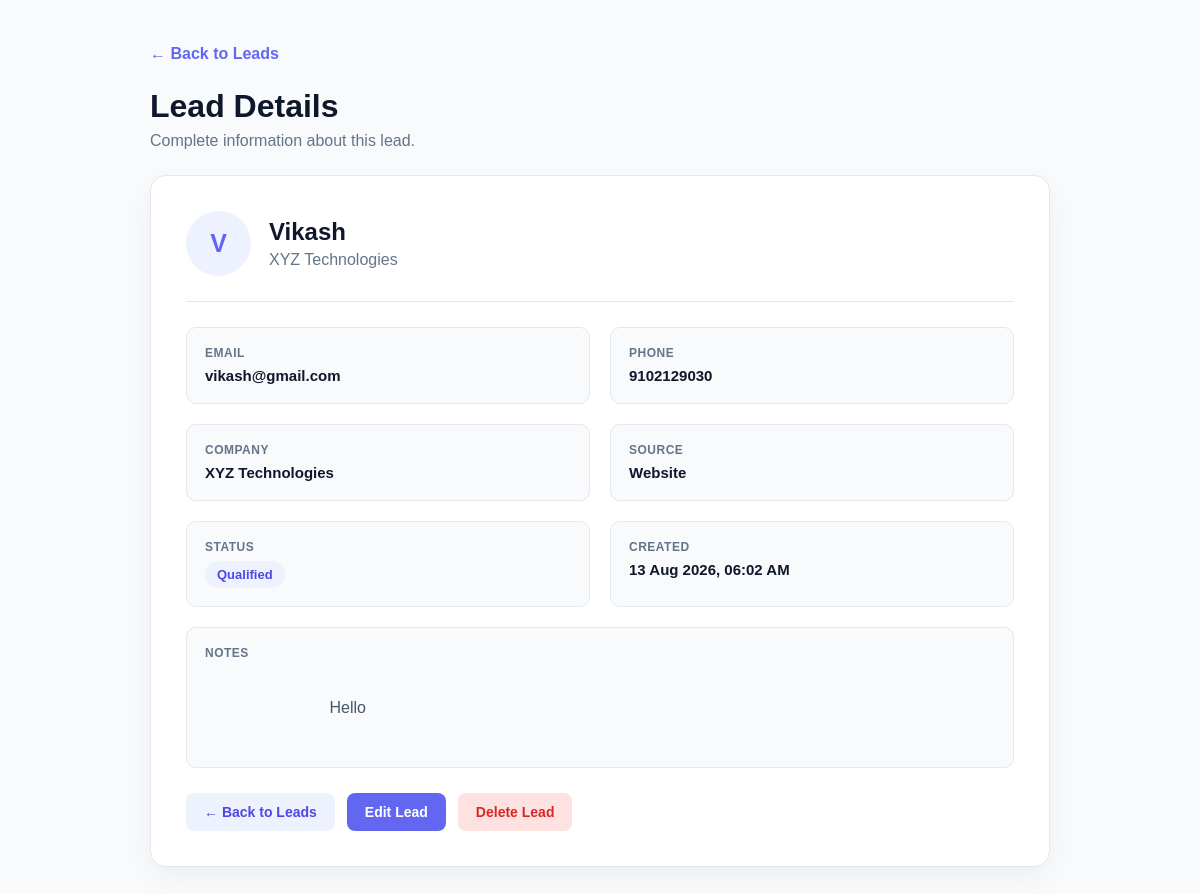
The app's page /leads/7/ with its own data.
### crm/models.py (models this page shows, shortened)
class Lead(models.Model):
    STATUS_CHOICES = [
        ("New", "New"),
        ("Contacted", "Contacted"),
        ("Qualified", "Qualified"),
        ("Converted", "Converted"),
        ("Lost", "Lost"),
    ]
    name = models.CharField(max_length=100)
    email = models.EmailField()
    phone = models.CharField(max_length=20)
    company = models.CharField(
        max_length=100,
        blank=True
    )
    source = models.CharField(
        max_length=100,
        blank=True
    )
    status = models.CharField(
        max_length=20,
        choices=STATUS_CHOICES,
        default="New"
    )
    notes = models.TextField(
        blank=True
    )
    created_at = models.DateTimeField(
        auto_now_add=True
    )

### crm/views.py (the view)
def lead_detail(request, id):
    lead = Lead.objects.get(id=id)
    return render(
        request,
        "crm/lead_detail.html",
        {"lead": lead}
    )

### crm/templates/crm/lead_detail.html (shortened to what this page needs)
<!DOCTYPE html>
<html lang="en">
<head>
</head>
<body>
    <main class="container">
        <div class="page">
            <a
                href="{% url 'lead_list' %}"
                class="back"
            >
                ← Back to Leads
            </a>
            <div class="header">
                <h1>Lead Details</h1>
                <p>
                    Complete information about this lead.
                </p>
            </div>
            <div class="detail-card">
                <div class="profile">
                    <div class="avatar">
                        {{ lead.name|first|upper }}
                    </div>
                    <div>
                        <h2>
                            {{ lead.name }}
                        </h2>
                        <p>
                            {{ lead.company|default:"No company" }}
                        </p>
                    </div>
                </div>
                <div class="details">
                    <div class="detail-item">
                        <small>
                            Email
                        </small>
                        <strong>
                            {{ lead.email }}
                        </strong>
                    </div>
                    <div class="detail-item">
                        <small>
                            Phone
                        </small>
                        <strong>
                            {{ lead.phone }}
                        </strong>
                    </div>
                    <div class="detail-item">
                        <small>
                            Company
                        </small>
                        <strong>
                            {{ lead.company|default:"No company" }}
                        </strong>
                    </div>
                    <div class="detail-item">
                        <small>
                            Source
                        </small>
                        <strong>
                            {{ lead.source|default:"Not specified" }}
                        </strong>
                    </div>
                    <div class="detail-item">
                        <small>
                            Status
                        </small>
                        <span class="status">
                            {{ lead.get_status_display }}
                        </span>
                    </div>
                    <div class="detail-item">
                        <small>
                            Created
                        </small>
                        <strong>
                            {{ lead.created_at|date:"d M Y, h:i A" }}
                        </strong>
                    </div>
                    <div class="detail-item full">
                        <small>
                            Notes
                        </small>
                        <div class="notes">
                            {{ lead.notes|default:"No notes added." }}
                        </div>
                    </div>
                </div>
                <div class="actions">
                    <a
                        href="{% url 'lead_list' %}"
                        class="btn back-btn"
                    >
                        ← Back to Leads
                    </a>
                    <a
    href="{% url 'lead_edit' lead.id %}"
    class="btn edit"
>
    Edit Lead
</a>
<a
    href="{% url 'lead_delete' lead.id %}"
    class="btn delete"
>
    Delete Lead
</a>
                </div>
            </div>
        </div>
    </main>
</body>
</html>

### crm/templates/crm/lead_detail.html (style rules this page uses)
* { margin: 0; padding: 0; box-sizing: border-box; }
body { font-family: Arial, sans-serif; background: #f8fafc; color: #0f172a; }
.container { width: 90%; max-width: 900px; margin: auto; }
.page { padding: 45px 0; }
.back { display: inline-block; margin-bottom: 25px; color: #6366f1; text-decoration: none; font-weight: 700; }
.header { margin-bottom: 25px; }
.header h1 { font-size: 32px; margin-bottom: 7px; }
.header p { color: #64748b; }
.detail-card { background: white; border: 1px solid #e2e8f0; border-radius: 16px; padding: 35px; box-shadow: 0 10px 30px rgba(15, 23, 42, .05); }
.profile { display: flex; align-items: center; gap: 18px; padding-bottom: 25px; margin-bottom: 25px; border-bottom: 1px solid #e2e8f0; }
.avatar { width: 65px; height: 65px; display: grid; place-items: center; border-radius: 50%; background: #eef2ff; color: #6366f1; font-size: 25px; font-weight: 800; }
.profile h2 { font-size: 24px; margin-bottom: 5px; }
.profile p { color: #64748b; }
.details { display: grid; grid-template-columns: 1fr 1fr; gap: 20px; }
.detail-item { padding: 18px; background: #f8fafc; border: 1px solid #e2e8f0; border-radius: 10px; }
.detail-item.full { grid-column: 1 / -1; }
.detail-item small { display: block; color: #64748b; font-size: 12px; font-weight: 700; margin-bottom: 7px; text-transform: uppercase; letter-spacing: .5px; }
.detail-item strong { font-size: 15px; }
.status { display: inline-block; padding: 6px 12px; border-radius: 20px; background: #eef2ff; color: #4f46e5; font-size: 13px; font-weight: 700; }
.notes { color: #475569; line-height: 1.7; white-space: pre-wrap; }
.actions { display: flex; gap: 12px; margin-top: 25px; }
.btn { display: inline-block; padding: 11px 18px; border-radius: 8px; text-decoration: none; font-weight: 700; font-size: 14px; }
.edit { background: #6366f1; color: white; }
.back-btn { background: #eef2ff; color: #4f46e5; }
.delete { background: #fee2e2; color: #dc2626; }

### records on screen
Lead: name|first "V", name "Vikash", company "XYZ Technologies", email "vikash@gmail.com", phone "9102129030", source "Website", status "Qualified", created_at "13 Aug 2026, 06:02 AM", notes "Hello"
